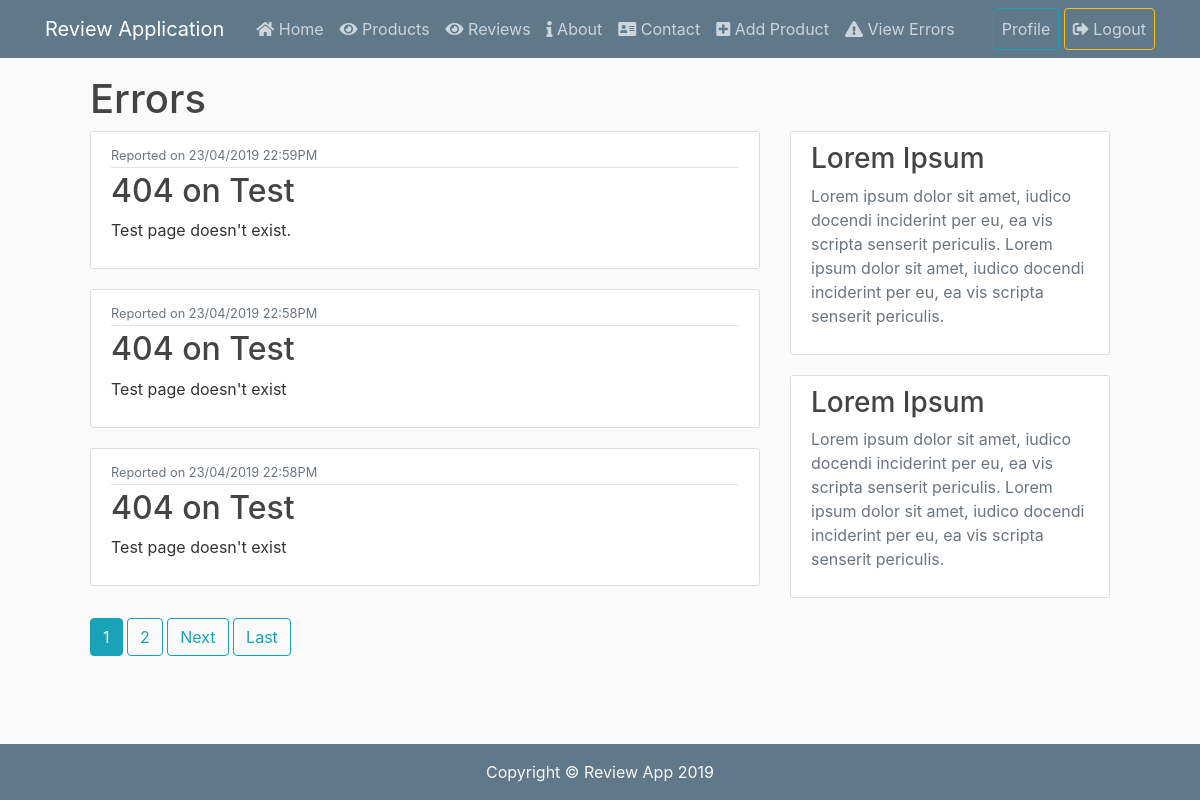
The page /error/ (signed in) on the database as committed earlier.
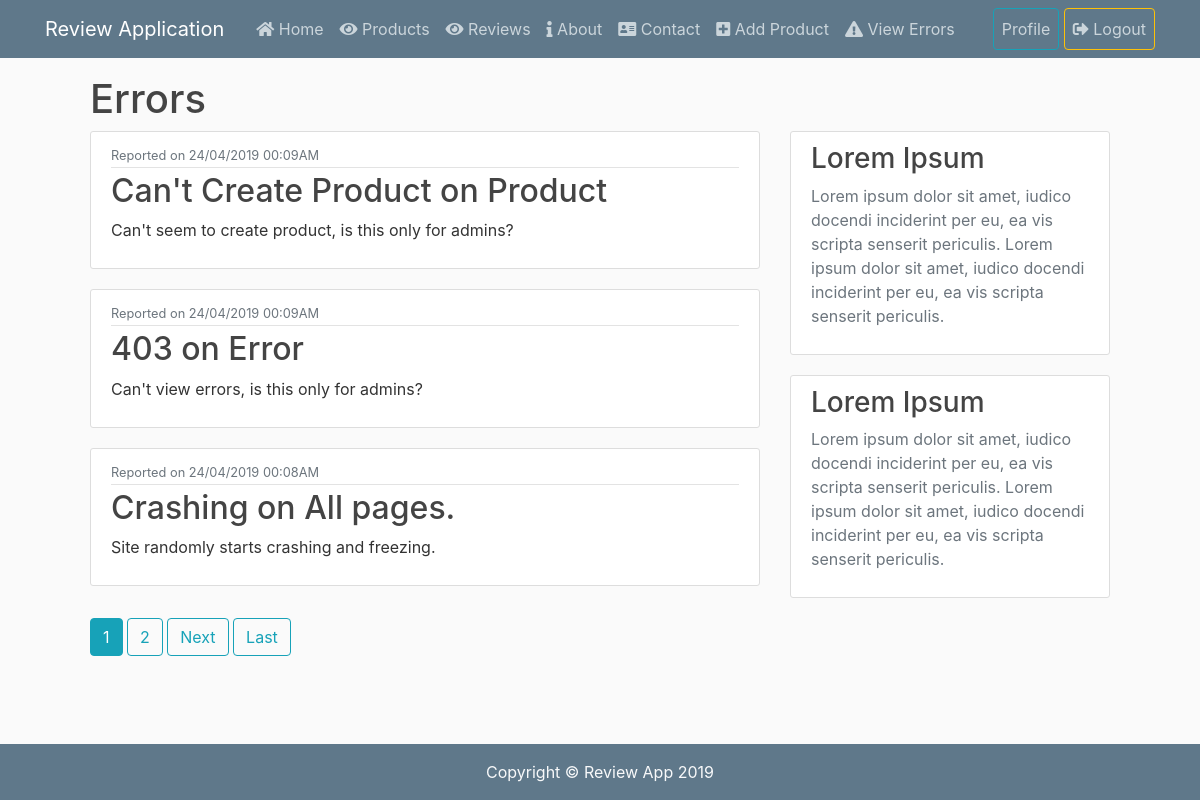
The same page on the database as committed later.
### reviewApp/models.py (models this page shows, shortened)
class Error(models.Model):
	type = models.CharField(max_length=50)
	page = models.CharField(max_length=100)
	description = models.TextField()
	reportdate = models.DateTimeField(auto_now_add=True)

### reviewApp/views.py (the view)
# urls.py: path('error/', ErrorListView.as_view(), name='reviewApp-error'),
class ErrorListView(LoginRequiredMixin, UserPassesTestMixin, ListView):
	model = Error
	template_name = 'reviewApp/error.html'
	context_object_name = 'errors'
	ordering = ['-reportdate']
	paginate_by = 3
	def test_func(self):
		if self.request.user.is_superuser:
			return True
		return False

### reviewApp/templates/reviewApp/error.html (shortened to what this page needs)
{% extends "reviewApp/base.html" %}
{% block content %}
	<h1>Errors</h1>
	<div class="row">
		<div class="col-md-8">
		{% for error in errors %}
			<article class="media content-section" style="max-height: 170px;">
			  <div class="media-body">
			    <div class="article-metadata">
			      <small class="text-muted">Reported on {{ error.reportdate|date:"d/m/Y H:iA" }}</small>
			    </div>
			    <h2>{{ error.type }} on {{ error.page }}</h2>
		    	<p class="article-content">{{ error.description }}</p>
			  </div>
			</article>
		{% endfor %}
		</div>
		<div class="col-md-4">
			<div class="content-section">
				<h3>Lorem Ipsum</h3>
				<p class='text-muted'>
					Lorem ipsum dolor sit amet, iudico docendi inciderint per eu, ea vis scripta senserit periculis. Lorem ipsum dolor sit amet, iudico docendi inciderint per eu, ea vis scripta senserit periculis.
				</p>
			</div>
			<div class="content-section">
				<h3>Lorem Ipsum</h3>
				<p class='text-muted'>
					Lorem ipsum dolor sit amet, iudico docendi inciderint per eu, ea vis scripta senserit periculis. Lorem ipsum dolor sit amet, iudico docendi inciderint per eu, ea vis scripta senserit periculis.
			</div>
		</div>
	</div>
	{% if is_paginated %}
		{% for num in page_obj.paginator.page_range %}
			{% if page_obj.number == num %}
				<a class="btn btn-info mb-4" href="?page={{ num }}">{{ num }} </a>
			{% elif num > page_obj.number|add:'-3' and num < page_obj.number|add:'3' %}
				<a class="btn btn-outline-info mb-4" href="?page={{ num }}">{{ num }}</a>
			{% endif %}
		{% endfor %}
		{% if page_obj.has_next %}
			<a class="btn btn-outline-info mb-4" href="?page={{ page_obj.next_page_number }}">Next</a>
			<a class="btn btn-outline-info mb-4" href="?page={{ page_obj.paginator.num_pages }}">Last</a>
		{% endif %}
	{% endif %}
{% endblock content %}

Rows that differ between the two databases and show on the page:
no longer on this page (row unchanged): Error: reportdate "23/04/2019 22:59PM", type "404", page "Test", description "Test page doesn't exist."
removed Error: reportdate "23/04/2019 22:58PM", type "404", page "Test", description "Test page doesn't exist"
removed Error: reportdate "23/04/2019 22:58PM", type "404", page "Test", description "Test page doesn't exist"
added Error: reportdate "24/04/2019 00:09AM", type "Can't Create Product", page "Product", description "Can't seem to create product, is this only for admins?"
added Error: reportdate "24/04/2019 00:09AM", type "403", page "Error", description "Can't view errors, is this only for admins?"
added Error: reportdate "24/04/2019 00:08AM", type "Crashing", page "All pages.", description "Site randomly starts crashing and freezing."
